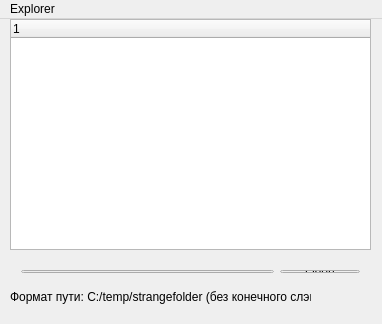
<?xml version="1.0" encoding="UTF-8"?>
<ui version="4.0">
 <class>Explorer</class>
 <widget class="QMainWindow" name="Explorer">
  <property name="geometry">
   <rect>
    <x>0</x>
    <y>0</y>
    <width>382</width>
    <height>324</height>
   </rect>
  </property>
  <property name="minimumSize">
   <size>
    <width>382</width>
    <height>324</height>
   </size>
  </property>
  <property name="maximumSize">
   <size>
    <width>382</width>
    <height>324</height>
   </size>
  </property>
  <property name="windowTitle">
   <string>Explorer</string>
  </property>
  <property name="windowIcon">
   <iconset resource="resource.qrc">
    <normaloff>:/explorer.ico</normaloff>:/explorer.ico</iconset>
  </property>
  <widget class="QWidget" name="centralWidget">
   <widget class="QTreeWidget" name="explorer">
    <property name="geometry">
     <rect>
      <x>10</x>
      <y>0</y>
      <width>361</width>
      <height>231</height>
     </rect>
    </property>
    <property name="sortingEnabled">
     <bool>false</bool>
    </property>
    <column>
     <property name="text">
      <string notr="true"/>
     </property>
     <property name="icon">
      <iconset resource="resource.qrc">
       <normaloff>:/tree.ico</normaloff>:/tree.ico</iconset>
     </property>
    </column>
   </widget>
   <widget class="QLabel" name="label">
    <property name="geometry">
     <rect>
      <x>10</x>
      <y>270</y>
      <width>301</width>
      <height>16</height>
     </rect>
    </property>
    <property name="text">
     <string>Формат пути: C:/temp/strangefolder (без конечного слэша)</string>
    </property>
   </widget>
   <widget class="QWidget" name="layoutWidget">
    <property name="geometry">
     <rect>
      <x>10</x>
      <y>240</y>
      <width>361</width>
      <height>25</height>
     </rect>
    </property>
    <layout class="QHBoxLayout" name="horizontalLayout">
     <item>
      <widget class="QLineEdit" name="lineEdit"/>
     </item>
     <item>
      <widget class="QPushButton" name="pushButton">
       <property name="text">
        <string>Open</string>
       </property>
      </widget>
     </item>
    </layout>
   </widget>
   <widget class="QLabel" name="statuslbl">
    <property name="geometry">
     <rect>
      <x>50</x>
      <y>5</y>
      <width>301</width>
      <height>21</height>
     </rect>
    </property>
    <property name="text">
     <string/>
    </property>
   </widget>
  </widget>
  <widget class="QMenuBar" name="menuBar">
   <property name="geometry">
    <rect>
     <x>0</x>
     <y>0</y>
     <width>382</width>
     <height>21</height>
    </rect>
   </property>
   <widget class="QMenu" name="menuExplorer">
    <property name="title">
     <string>Explorer</string>
    </property>
    <addaction name="separator"/>
    <addaction name="actionAbout_us"/>
   </widget>
   <addaction name="menuExplorer"/>
  </widget>
  <action name="actionAbout_us">
   <property name="text">
    <string>About us</string>
   </property>
  </action>
 </widget>
 <layoutdefault spacing="6" margin="11"/>
 <resources>
  <include location="resource.qrc"/>
 </resources>
 <connections/>
</ui>
